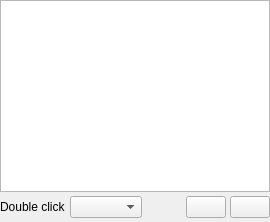
                     <widget class="QWidget" name="tabWidgetQPgHistory">
                      <attribute name="title">
                       <string>History</string>
                      </attribute>
                      <layout class="QVBoxLayout" name="verticalLayout_21">
                       <property name="spacing">
                        <number>4</number>
                       </property>
                       <property name="leftMargin">
                        <number>0</number>
                       </property>
                       <property name="topMargin">
                        <number>0</number>
                       </property>
                       <property name="rightMargin">
                        <number>0</number>
                       </property>
                       <property name="bottomMargin">
                        <number>4</number>
                       </property>
                       <item>
                        <widget class="QTableView" name="tableViewHistory">
                         <property name="contextMenuPolicy">
                          <enum>Qt::CustomContextMenu</enum>
                         </property>
                         <property name="alternatingRowColors">
                          <bool>true</bool>
                         </property>
                         <property name="selectionBehavior">
                          <enum>QAbstractItemView::SelectRows</enum>
                         </property>
                         <property name="sortingEnabled">
                          <bool>true</bool>
                         </property>
                         <property name="wordWrap">
                          <bool>false</bool>
                         </property>
                         <attribute name="horizontalHeaderMinimumSectionSize">
                          <number>10</number>
                         </attribute>
                         <attribute name="horizontalHeaderShowSortIndicator" stdset="0">
                          <bool>true</bool>
                         </attribute>
                         <attribute name="verticalHeaderHighlightSections">
                          <bool>false</bool>
                         </attribute>
                        </widget>
                       </item>
                       <item>
                        <layout class="QHBoxLayout" name="horizontalLayout_4">
                         <property name="topMargin">
                          <number>0</number>
                         </property>
                         <item>
                          <widget class="QLabel" name="label_2">
                           <property name="text">
                            <string>Double click</string>
                           </property>
                          </widget>
                         </item>
                         <item>
                          <widget class="QComboBox" name="comboBoxHistoryDblClick">
                           <property name="toolTip">
                            <string>Action to perform on double click</string>
                           </property>
                          </widget>
                         </item>
                         <item>
                          <spacer name="horizontalSpacer_20">
                           <property name="orientation">
                            <enum>Qt::Horizontal</enum>
                           </property>
                           <property name="sizeHint" stdset="0">
                            <size>
                             <width>40</width>
                             <height>20</height>
                            </size>
                           </property>
                          </spacer>
                         </item>
                         <item>
                          <widget class="QPushButton" name="pushButtonHistoryToQueue">
                           <property name="toolTip">
                            <string>Add currently selected song to singer's queue</string>
                           </property>
                           <property name="text">
                            <string/>
                           </property>
                           <property name="icon">
                            <iconset resource="resources.qrc">
                             <normaloff>:/theme/Icons/autokjbreeze-dark/actions/22/media-playlist-append.svg</normaloff>:/theme/Icons/autokjbreeze-dark/actions/22/media-playlist-append.svg</iconset>
                           </property>
                           <property name="iconSize">
                            <size>
                             <width>32</width>
                             <height>32</height>
                            </size>
                           </property>
                          </widget>
                         </item>
                         <item>
                          <widget class="QPushButton" name="pushButtonHistoryPlay">
                           <property name="toolTip">
                            <string>Play the currently selected song</string>
                           </property>
                           <property name="text">
                            <string/>
                           </property>
                           <property name="icon">
                            <iconset resource="resources.qrc">
                             <normaloff>:/theme/Icons/autokjbreeze-dark/actions/22/media-playback-start.svg</normaloff>:/theme/Icons/autokjbreeze-dark/actions/22/media-playback-start.svg</iconset>
                           </property>
                           <property name="iconSize">
                            <size>
                             <width>35</width>
                             <height>32</height>
                            </size>
                           </property>
                          </widget>
                         </item>
                        </layout>
                       </item>
                      </layout>
                     </widget>
